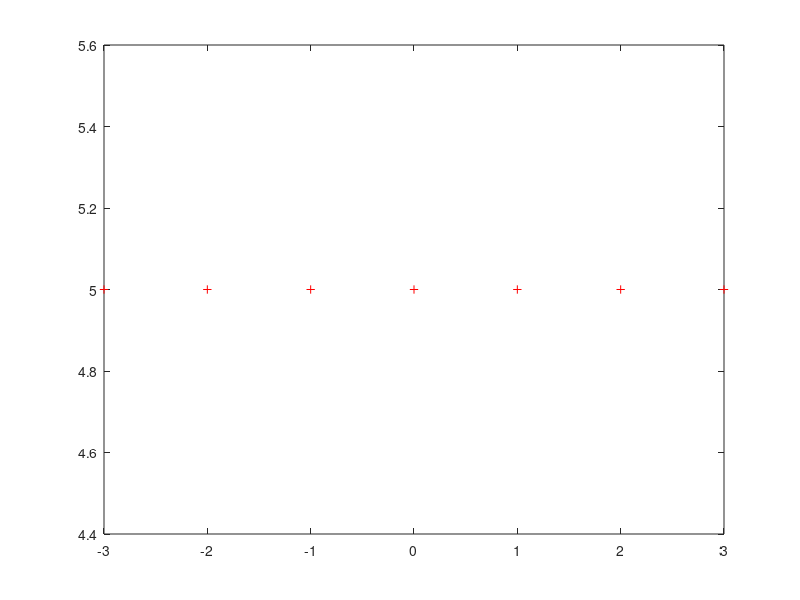

This figure's MATLAB source: (Note: this script raises an error after producing the figure.)
clc
input('Metodo de Punto fijo\n');
fx=input('Ingrese la funcion\n','s');
x=-3:1:3;
gx=input('Ingrese el despeje de la funcion\n','s');
i=input('ingrese el numero de iteraciones\n');
xi=input('Introduzca el punto inicial\n');
g=inline(gx);
f=inline(fx);
y=f(x);
plot(x,y,'r+-');
[x',y']
fprintf('n\t\txi\t\tf(xi)\t\tg(xi)\t\tEr\n')
for j=1:i
    fxi=f(xi);
    gxi=g(xi);
    er=abs((xi-gxi)*100);
    fprintf('%d\t\t%.2f\t  %.2f\t\t  %.2f\t\t  %.2f\n',j,xi,fxi,gxi,er)
    xi=gxi;
end
plot(i,er,'color',[1 0 0],'LineWidth', 2);
grid on
hold on
